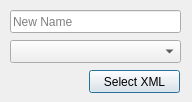
<?xml version="1.0" encoding="UTF-8"?>
<ui version="4.0">
 <class>importandroid</class>
 <widget class="QDialog" name="importandroid">
  <property name="windowModality">
   <enum>Qt::ApplicationModal</enum>
  </property>
  <property name="geometry">
   <rect>
    <x>0</x>
    <y>0</y>
    <width>192</width>
    <height>102</height>
   </rect>
  </property>
  <property name="windowTitle">
   <string>Import Android Config</string>
  </property>
  <property name="modal">
   <bool>true</bool>
  </property>
  <widget class="QPushButton" name="pushButton">
   <property name="geometry">
    <rect>
     <x>89</x>
     <y>70</y>
     <width>91</width>
     <height>23</height>
    </rect>
   </property>
   <property name="text">
    <string>Select XML</string>
   </property>
  </widget>
  <widget class="QComboBox" name="comboBox">
   <property name="geometry">
    <rect>
     <x>10</x>
     <y>40</y>
     <width>171</width>
     <height>23</height>
    </rect>
   </property>
  </widget>
  <widget class="QLineEdit" name="lineEdit">
   <property name="geometry">
    <rect>
     <x>10</x>
     <y>10</y>
     <width>171</width>
     <height>23</height>
    </rect>
   </property>
   <property name="placeholderText">
    <string>New Name</string>
   </property>
  </widget>
 </widget>
 <resources/>
 <connections/>
</ui>
